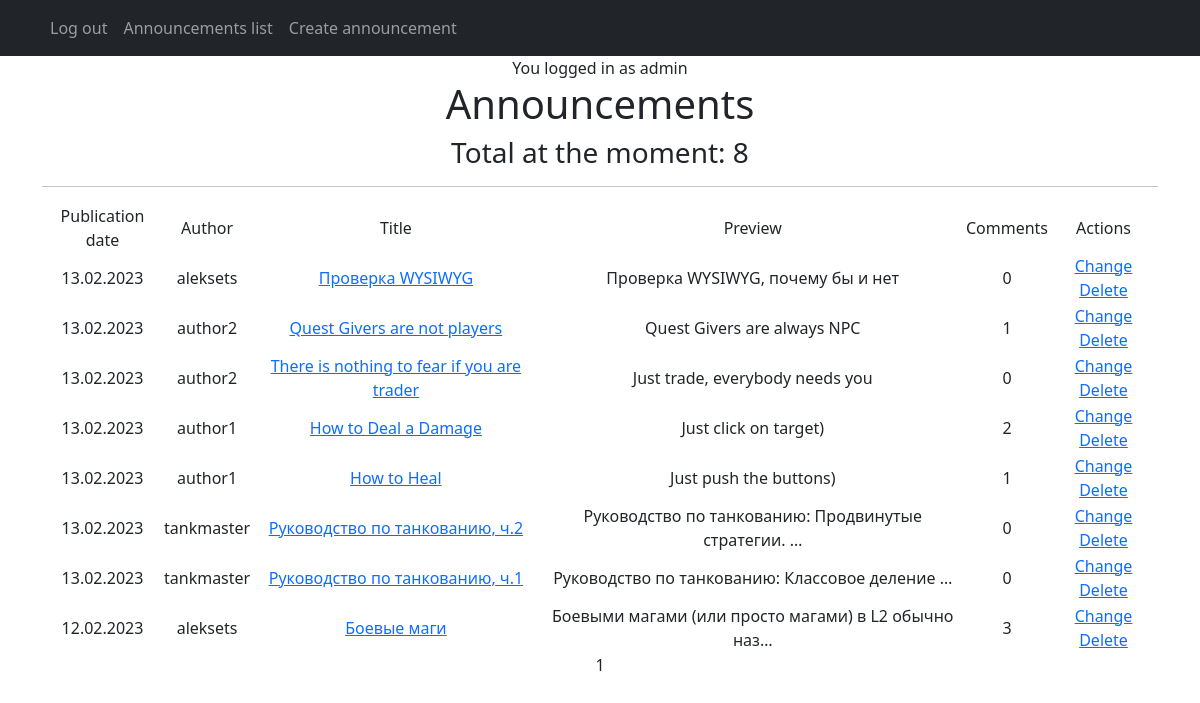
The app's page / (signed in) with its own data.
### announcements/models.py (models this page shows, shortened)
class Announcement(models.Model):
    author = models.ForeignKey(Author, on_delete=models.CASCADE, verbose_name='author')
    add_date = models.DateTimeField(auto_now_add=True)
    category = models.ManyToManyField(Category, related_name='categories', verbose_name='category')
    title = models.CharField(max_length=255, verbose_name='title')
    text = RichTextUploadingField(config_name='default')

class Author(models.Model):
    author = models.OneToOneField(User, on_delete=models.CASCADE)
    def __str__(self):
        return self.author.username

class Comment(models.Model):
    announcement = models.ForeignKey(Announcement, on_delete=models.CASCADE)
    author = models.ForeignKey(User, on_delete=models.CASCADE)
    text = models.TextField(verbose_name='text')
    add_date = models.DateTimeField(auto_now_add=True)
    is_new = models.BooleanField(default=True)

### announcements/views.py (the view)
# urls.py: path('', AnnouncementsList.as_view(), name='announcements'),
class AnnouncementsList(ListView):
    model = Announcement
    ordering = '-add_date'
    template_name = 'announcements.html'
    context_object_name = 'announcements'
    paginate_by = 10

### templates/announcements.html (shortened to what this page needs)
<!DOCTYPE html>
{% extends 'flatpages/default.html' %}
{% block content %}
    <h1>Announcements</h1>
    <h3>Total at the moment: {{ page_obj.paginator.count }}</h3>
    <hr>
    {% if announcements %}
        <table>
            <tr>
                <td>Publication date</td>
                <td>Author</td>
                <td>Title</td>
                <td>Preview</td>
                <td>Comments</td>
                {% if perms.announcements.change_announcement or perms.announcements.delete_announcement or request.user.is_authenticated and announcement.author.author != request.user %}
                    <td>Actions</td>
                {% endif %}
            </tr>
            {% for announcement in announcements %}
                <tr>
                    <td>{{ announcement.add_date|date:'d.m.Y' }}</td>
                    <td>{{ announcement.author }}</td>
                    <td><a href="{% url 'announcement' announcement.id %}">{{ announcement.title }}</a></td>
                    <td>{{ announcement.text|striptags|truncatechars:51 }}</td>
                    <td>{{ announcement.comment_set.all|length }}</td>
                    <td>
                        {% if request.user.is_staff %}
                            <a href="{% url 'announcement_update' announcement.id %}">Change</a>
                            <a href="{% url 'announcement_delete' announcement.id %}">Delete</a>
                        {% elif request.user.is_authenticated and announcement.author.author != request.user %}
                            <a href="{% url 'comment_create' announcement.id %}">Comment</a>
                        {% endif %}
                    </td>
                </tr>
            {% endfor %}
        </table>
    {% else %}
        <h2>No announcements!</h2>
    {% endif %}
    {{ page_obj.number }}
{% endblock content %}

### templates/flatpages/default.html (shortened to what this page needs)
<!DOCTYPE html>
<html lang="en">
    <head>
        {% load static %}
        <link href="{% static 'css/styles.css' %}" rel="stylesheet" />
    </head>
    <body>
        <nav class="navbar navbar-expand-lg navbar-dark bg-dark static-top">
            <div class="container">
                <div class="collapse navbar-collapse" id="navbarResponsive">
                    <ul class="navbar-nav ml-auto">
                        <li class="nav-item">
                            {%  if request.user.is_anonymous %}
                                <a class="nav-link" href="{% url 'login' %}">Log in</a>
                            {% else %}
                                <a class="nav-link" href="{% url 'logout' %}">Log out</a>
                            {% endif %}
                        </li>
                        <li class="nav-item">
                            <a class="nav-link" href="{% url 'announcements' %}">Announcements list</a>
                        </li>
                        {% if perms.announcements.add_announcement %}
                            <li class="nav-item">
                                <a class="nav-link" href="{% url 'announcement_create' %}">Create announcement</a>
                            </li>
                        {% endif %}
                    </ul>
                </div>
            </div>
        </nav>
        <div class="container">
            <div class="row">
                <div class="col-lg-12 text-center">
                    {% if request.user.is_authenticated %}
                        You logged in as {{ request.user.username }}
                    {% endif %}
                    {% block content %}
                    {% endblock content %}
                </div>
            </div>
        </div>
    </body>
</html>

### records on screen
Announcement: add_date "13.02.2023", author "aleksets", title "Проверка WYSIWYG", text "Проверка WYSIWYG, почему бы и нет", comment_set.all|length "0"
Announcement: add_date "13.02.2023", author "author2", title "Quest Givers are not players", text "Quest Givers are always NPC", comment_set.all|length "1"
Announcement: add_date "13.02.2023", author "author2", title "There is nothing to fear if you are trader", text "Just trade, everybody needs you", comment_set.all|length "0"
Announcement: add_date "13.02.2023", author "author1", title "How to Deal a Damage", text "Just click on target)", comment_set.all|length "2"
Announcement: add_date "13.02.2023", author "author1", title "How to Heal", text "Just push the buttons)", comment_set.all|length "1"
Announcement: add_date "13.02.2023", author "tankmaster", title "Руководство по танкованию, ч.2", text "Руководство по танкованию: Продвинутые стратегии. …", comment_set.all|length "0"
Announcement: add_date "13.02.2023", author "tankmaster", title "Руководство по танкованию, ч.1", text "Руководство по танкованию: Классовое деление …", comment_set.all|length "0"
Announcement: add_date "12.02.2023", author "aleksets", title "Боевые маги", text "Боевыми магами (или просто магами) в L2 обычно наз…", comment_set.all|length "3"

### other values on screen
{{ request.user.username }} "admin"
{{ page_obj.paginator.count }} "8"
{{ page_obj.number }} "1"
